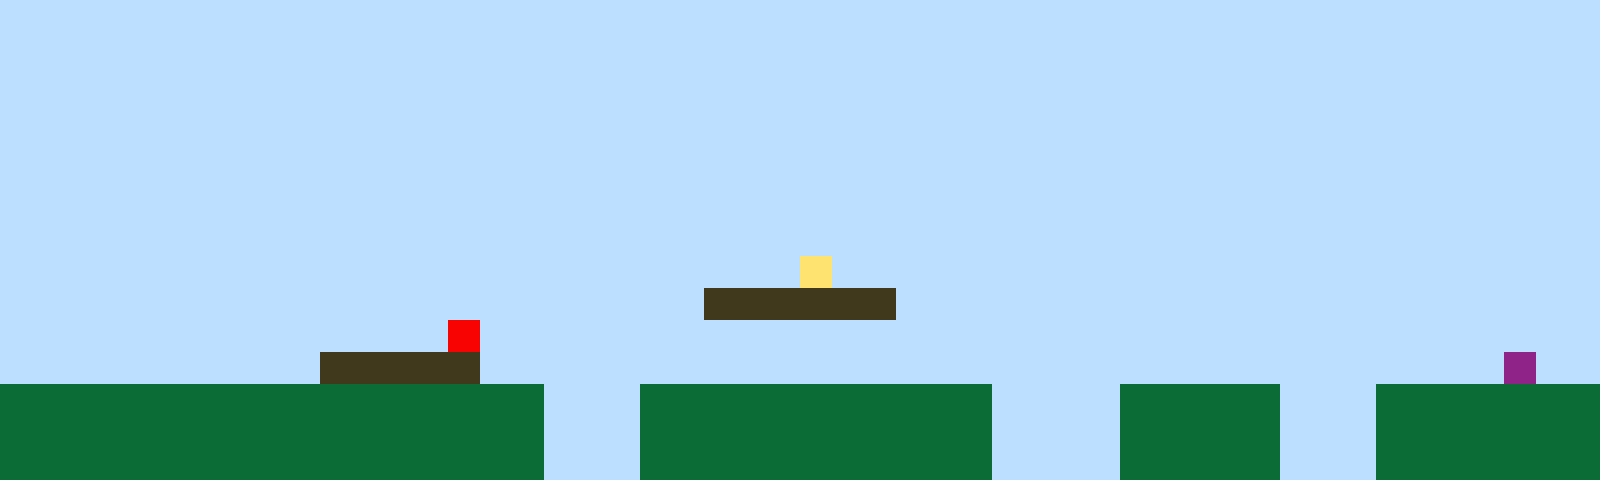

This game map was drawn from its Tiled (.tmx) file and the tilesets committed beside it. A one-line description and the full map source follow:
An orthogonal 50x15 tile map with 32x32 px tiles, 1 tile layer (Tile Layer 1).

<map version="1.10" tiledversion="1.11.2" orientation="orthogonal" renderorder="right-up" width="50" height="15" tilewidth="32" tileheight="32" infinite="0" nextlayerid="2" nextobjectid="1"><editorsettings><export target="map1.csv" format="csv" /></editorsettings><tileset firstgid="1" name="sprites" tilewidth="32" tileheight="32" tilecount="6" columns="3"><image source="sprites.png" width="96" height="64" /></tileset><layer id="1" name="Tile Layer 1" width="50" height="15"><data encoding="csv">1,1,1,1,1,1,1,1,1,1,1,1,1,1,1,1,1,1,1,1,1,1,1,1,1,1,1,1,1,1,1,1,1,1,1,1,1,1,1,1,1,1,1,1,1,1,1,1,1,1,1,1,1,1,1,1,1,1,1,1,1,1,1,1,1,1,1,1,1,1,1,1,1,1,1,1,1,1,1,1,1,1,1,1,1,1,1,1,1,1,1,1,1,1,1,1,1,1,1,1,1,1,1,1,1,1,1,1,1,1,1,1,1,1,1,1,1,1,1,1,1,1,1,1,1,1,1,1,1,1,1,1,1,1,1,1,1,1,1,1,1,1,1,1,1,1,1,1,1,1,1,1,1,1,1,1,1,1,1,1,1,1,1,1,1,1,1,1,1,1,1,1,1,1,1,1,1,1,1,1,1,1,1,1,1,1,1,1,1,1,1,1,1,1,1,1,1,1,1,1,1,1,1,1,1,1,1,1,1,1,1,1,1,1,1,1,1,1,1,1,1,1,1,1,1,1,1,1,1,1,1,1,1,1,1,1,1,1,1,1,1,1,1,1,1,1,1,1,1,1,1,1,1,1,1,1,1,1,1,1,1,1,1,1,1,1,1,1,1,1,1,1,1,1,1,1,1,1,1,1,1,1,1,1,1,1,1,1,1,1,1,1,1,1,1,1,1,1,1,1,1,1,1,1,1,1,1,1,1,1,1,1,1,1,1,1,1,1,1,1,1,1,1,1,1,1,1,1,1,1,1,1,1,1,1,1,1,1,1,1,1,1,1,1,1,1,1,1,1,1,1,1,1,1,1,1,1,1,1,1,1,1,1,1,1,1,1,1,1,1,1,1,1,1,1,1,1,1,1,1,1,1,1,1,1,1,1,1,1,1,1,1,1,1,1,1,1,1,1,1,1,1,1,1,1,1,1,1,1,1,1,1,1,1,1,1,1,1,1,1,1,1,1,1,1,4,1,1,1,1,1,1,1,1,1,1,1,1,1,1,1,1,1,1,1,1,1,1,1,1,1,1,1,1,1,1,1,1,1,1,1,1,1,1,1,1,1,1,1,1,1,1,3,3,3,3,3,3,1,1,1,1,1,1,1,1,1,1,1,1,1,1,1,1,1,1,1,1,1,1,1,1,1,1,1,1,1,1,1,1,1,1,1,1,5,1,1,1,1,1,1,1,1,1,1,1,1,1,1,1,1,1,1,1,1,1,1,1,1,1,1,1,1,1,1,1,1,1,1,1,1,1,1,1,1,1,1,1,1,1,3,3,3,3,3,1,1,1,1,1,1,1,1,1,1,1,1,1,1,1,1,1,1,1,1,1,1,1,1,1,1,1,1,1,1,1,1,6,1,1,2,2,2,2,2,2,2,2,2,2,2,2,2,2,2,2,2,1,1,1,2,2,2,2,2,2,2,2,2,2,2,1,1,1,1,2,2,2,2,2,1,1,1,2,2,2,2,2,2,2,2,2,2,2,2,2,2,2,2,2,2,2,2,2,2,2,2,1,1,1,2,2,2,2,2,2,2,2,2,2,2,1,1,1,1,2,2,2,2,2,1,1,1,2,2,2,2,2,2,2,2,2,2,2,2,2,2,2,2,2,2,2,2,2,2,2,2,1,1,1,2,2,2,2,2,2,2,2,2,2,2,1,1,1,1,2,2,2,2,2,1,1,1,2,2,2,2,2,2,2</data></layer></map>
